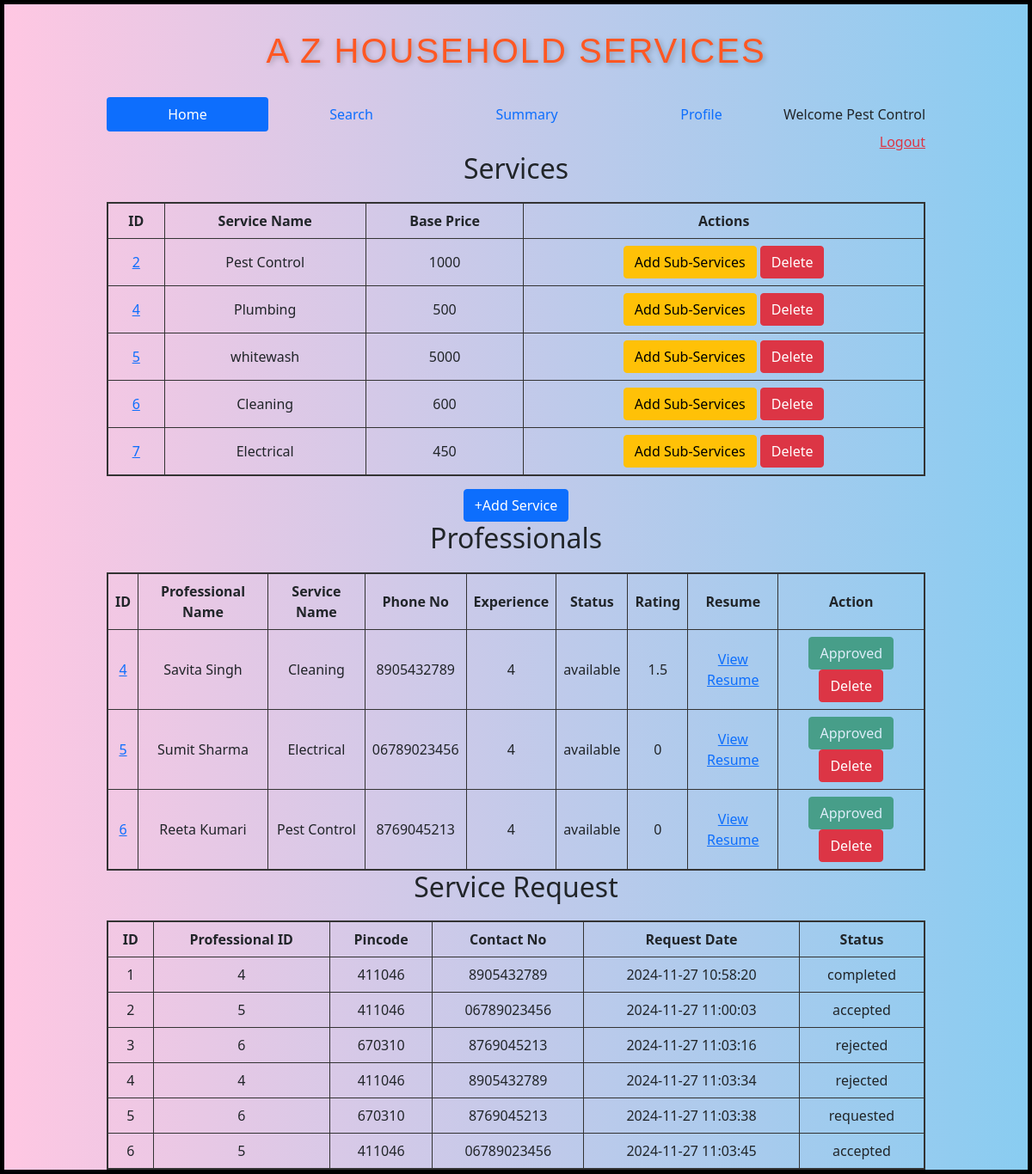
Screenshot of /admin/Pest Control with the database file from the repository.
### backend/models.py (models this page shows)
class Service(db.Model):
    __tablename="service"
    id=db.Column(db.Integer,primary_key=True)
    name=db.Column(db.String,unique=True,nullable=False)
    price=db.Column(db.Integer,nullable=False)
    descrip=db.Column(db.String,nullable=False)
    image_path = db.Column(db.String(200), nullable=True)
    service_r=db.relationship("ServiceRequest",cascade="all,delete",backref="service",lazy=True)

class ServiceProf(db.Model):
    __tablename__="service_prof"
    id=db.Column(db.Integer,primary_key=True)
    email=db.Column(db.String,unique=True,nullable=False)
    password=db.Column(db.String,nullable=False)
    full_name=db.Column(db.String,nullable=False)
    phone_no=db.Column(db.String,nullable=False)
    experience=db.Column(db.Integer,default=0)
    service_name=db.Column(db.String,nullable=False)
    address=db.Column(db.String,nullable=False)
    pincode=db.Column(db.Integer,nullable=False)
    resume_path = db.Column(db.String, nullable=True)
    status=db.Column(db.String,default="available")
    approv_status=db.Column(db.String,default="pending")
    rating=db.Column(db.Integer,default=0)
    service_requests=db.relationship("ServiceRequest",cascade="all,delete",backref="service_prof",lazy=True)

class ServiceRequest(db.Model):
    __tablename="service_request"
    id=db.Column(db.Integer,primary_key=True)
    service_id = db.Column(db.Integer, db.ForeignKey("service.id"), nullable=False)
    customer_id = db.Column(db.Integer, db.ForeignKey("user_info.id"), nullable=False)
    proff_id = db.Column(db.Integer, db.ForeignKey("service_prof.id"), nullable=False)
    request_date=db.Column(db.DateTime,nullable=False)
    done_date=db.Column(db.DateTime,nullable=True)
    status=db.Column(db.String,default="requested")
    rating=db.Column(db.Integer,default=0)
    feedback=db.Column(db.String,nullable=True)

### backend/controllers.py (the view)
@app.route("/admin/<name>")
def admin_dashboard(name):
    service=get_services()
    p=get_professionals()
    ser_req=get_service_requests()
    return render_template("admin_dashboard.html",name=name,service=service,prof=p,ser_req=ser_req)

### backend/controllers.py (called while the page is built)
def get_services():
    services=Service.query.all()
    return services

def get_professionals():
    p=ServiceProf.query.all()
    return p

def get_service_requests():
    return ServiceRequest.query.all()

### templates/admin_dashboard.html
{% extends "admin_layout.html" %}
{% block content %}
<h2 style="text-align: center; margin-bottom: 20px;">Services</h2>
    {% if service %}
    <table style="width: 100%; border-collapse: collapse; border: 2px solid #333;">
        <thead>
            <tr>
                <th style="border: 1px solid #333; padding: 8px; text-align: center;">ID</th>
                <th style="border: 1px solid #333; padding: 8px; text-align: center;">Service Name</th>
                <th style="border: 1px solid #333; padding: 8px; text-align: center;">Base Price</th>
                <th style="border: 1px solid #333; padding: 8px; text-align: center;">Actions</th>
            </tr>
        </thead>
        <tbody>
            {% for s in service %}
            <tr>
                <td style="border: 1px solid #333; padding: 8px; text-align: center;"><a href="/edit_service/{{s.id}}/{{name}}">{{ s.id }}</a></td>
                <td style="border: 1px solid #333; padding: 8px; text-align: center;">{{ s.name }}</td>
                <td style="border: 1px solid #333; padding: 8px; text-align: center;">{{ s.price }}</td>
                <td style="border: 1px solid #333; padding: 8px; text-align: center;">
                    <a href="/servicesub/{{s.id}}/{{name}}" type="button" class="btn btn-warning">Add Sub-Services</a>
                    <a href="/delete_service/{{s.id}}/{{name}}" class="btn btn-danger">Delete</a>
                </td>
            </tr>
            {% endfor %}
        </tbody>
    </table>
    {% else %}
    <h3>No services available!!</h3>
    {% endif %}
    <div class="center">
        <a href="/servicess/{{ name }}" type="submit" class="btn btn-primary">+Add Service</a>
    </div>
    <h2 style="text-align: center; margin-bottom: 20px;">Professionals</h2>
    {% if prof %}
    <table style="width: 100%; border-collapse: collapse; border: 2px solid #333;">
        <thead>
            <tr>
                <th style="border: 1px solid #333; padding: 8px; text-align: center;">ID</th>
                <th style="border: 1px solid #333; padding: 8px; text-align: center;">Professional Name</th>
                <th style="border: 1px solid #333; padding: 8px; text-align: center;">Service Name</th>
                <th style="border: 1px solid #333; padding: 8px; text-align: center;">Phone No</th>
                <th style="border: 1px solid #333; padding: 8px; text-align: center;">Experience</th>
                <th style="border: 1px solid #333; padding: 8px; text-align: center;">Status</th>
                <th style="border: 1px solid #333; padding: 8px; text-align: center;">Rating</th>
                <th style="border: 1px solid #333; padding: 8px; text-align: center;">Resume</th>
                <th style="border: 1px solid #333; padding: 8px; text-align: center;">Action</th>
            </tr>
        </thead>
        <tbody>
            {% for p in prof %}
            <tr>
                <td style="border: 1px solid #333; padding: 8px; text-align: center;"><a href="/edit_proffess/{{p.id}}/{{name}}">{{ p.id }}</a></td>
                <td style="border: 1px solid #333; padding: 8px; text-align: center;">{{ p.full_name }}</td>
                <td style="border: 1px solid #333; padding: 8px; text-align: center;">{{ p.service_name }}</td>
                <td style="border: 1px solid #333; padding: 8px; text-align: center;">{{ p.phone_no }}</td>
                <td style="border: 1px solid #333; padding: 8px; text-align: center;">{{ p.experience}}</td>
                <td style="border: 1px solid #333; padding: 8px; text-align: center;">{{ p.status}}</td>
                <td style="border: 1px solid #333; padding: 8px; text-align: center;">{{ p.rating}}</td>
                <td style="border: 1px solid #333; padding: 8px; text-align: center;">
                    {% if p.resume_path %}
                        <a href="{{ url_for('uploaded_resume', filename=p.resume_path.split('/')[-1]) }}" target="_blank">View Resume</a>
                    {% else %}
                        No Resume
                    {% endif %}
                </td>
                <td style="border: 1px solid #333; padding: 8px; text-align: center;">
                    {% if p.approv_status == "pending" %}
                        <a href="/approve_prof/{{p.id}}/{{name}}" type="button" class="btn btn-warning">Pending</a>
                    {% else %}
                        <button type="button" class="btn btn-success" disabled>Approved</button>
                    {% endif %}
                    <a href="/delete_prof/{{p.id}}/{{name}}" class="btn btn-danger">Delete</a>
                </td>
            </tr>
            {% endfor %}
        </tbody>
    </table>
    {% else %}
    <h3>No professionals available!!</h3>
    {% endif %}
    <h2 style="text-align: center; margin-bottom: 20px;">Service Request</h2>
    {% if ser_req %}
    <table style="width: 100%; border-collapse: collapse; border: 2px solid #333;">
        <thead>
            <tr>
                <th style="border: 1px solid #333; padding: 8px; text-align: center;">ID</th>
                <th style="border: 1px solid #333; padding: 8px; text-align: center;">Professional ID</th>
                <th style="border: 1px solid #333; padding: 8px; text-align: center;">Pincode</th>
                <th style="border: 1px solid #333; padding: 8px; text-align: center;">Contact No</th>
                <th style="border: 1px solid #333; padding: 8px; text-align: center;">Request Date</th>
                <th style="border: 1px solid #333; padding: 8px; text-align: center;">Status</th>
            </tr>
        </thead>
        <tbody>
            {% for r in ser_req %}
            <tr>
                <td style="border: 1px solid #333; padding: 8px; text-align: center;">{{ r.id }}</td>
                <td style="border: 1px solid #333; padding: 8px; text-align: center;">{{ r.proff_id }}</td>
                <td style="border: 1px solid #333; padding: 8px; text-align: center;">{{ r.service_prof.pincode }}</td>
                <td style="border: 1px solid #333; padding: 8px; text-align: center;">{{ r.service_prof.phone_no }}</td>
                <td style="border: 1px solid #333; padding: 8px; text-align: center;">{{ r.request_date.strftime('%Y-%m-%d %H:%M:%S') }}</td>
                <td style="border: 1px solid #333; padding: 8px; text-align: center;">{{ r.status }}</td>
            </tr>
            {% endfor %}
        </tbody>
    </table>
    {% else %}
    <h3>No service_request generated!!</h3>
    {% endif %}
{% endblock %}

### static/styles/main.css (style rules this page uses)
* { margin-top: 0px; }
body { background: linear-gradient(to right, hsl(331, 100%, 89%), hsl(201, 79%, 74%)); margin: 0; padding: 0; font-family: 'Poppins', sans-serif; }
.center { margin-top:15px; text-align:center; color: black; }

### rows the page displays
Service: id "2", name "Pest Control", price "1000"
Service: id "4", name "Plumbing", price "500"
Service: id "5", name "whitewash", price "5000"
Service: id "6", name "Cleaning", price "600"
Service: id "7", name "Electrical", price "450"
ServiceProf: id "4", full_name "Savita Singh", service_name "Cleaning", phone_no "8905432789", experience "4", status "available", rating "1.5", approv_status "Approved"
ServiceProf: id "5", full_name "Sumit Sharma", service_name "Electrical", phone_no "06789023456", experience "4", status "available", rating "0", approv_status "Approved"
ServiceProf: id "6", full_name "Reeta Kumari", service_name "Pest Control", phone_no "8769045213", experience "4", status "available", rating "0", approv_status "Approved"
ServiceRequest: id "1", proff_id "4", service_prof.pincode "411046", service_prof.phone_no "8905432789", request_date "2024-11-27 10:58:20", status "completed"
ServiceRequest: id "2", proff_id "5", service_prof.pincode "411046", service_prof.phone_no "06789023456", request_date "2024-11-27 11:00:03", status "accepted"
ServiceRequest: id "3", proff_id "6", service_prof.pincode "670310", service_prof.phone_no "8769045213", request_date "2024-11-27 11:03:16", status "rejected"
ServiceRequest: id "4", proff_id "4", service_prof.pincode "411046", service_prof.phone_no "8905432789", request_date "2024-11-27 11:03:34", status "rejected"
ServiceRequest: id "5", proff_id "6", service_prof.pincode "670310", service_prof.phone_no "8769045213", request_date "2024-11-27 11:03:38", status "requested"
ServiceRequest: id "6", proff_id "5", service_prof.pincode "411046", service_prof.phone_no "06789023456", request_date "2024-11-27 11:03:45", status "accepted"

### other values shown
{{ name }} "Pest Control"
